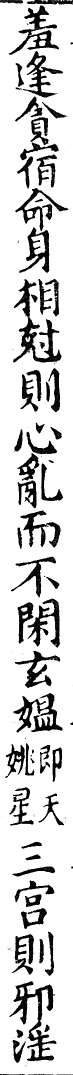
#> input picture python_service/test_fixtures/guji1790_287_col10_short_note.png, 145 x 2150 px (shown at 1/2 size); its folder holds only this picture in this run
$ python -i table_grid.py   (imports and definitions only)
#> lines starting #> are read from the running program, lines starting #| are printed output that depends on the picture; after the words box and inside, x2 and y2 are one past the last pixel; in counts of white or black regions, pixels touching at a corner belong together
### python_service/imaging.py
# -*- coding: utf-8 -*-
"""OpenCV 图像文件 IO 的中文路径统一封装（全项目唯一实现）。

cv2.imread / cv2.imwrite 在 Windows 上遇到非 ASCII 路径分别返回 None 或
静默失败，统一走 np.fromfile/imdecode 与 imencode/tofile。本模块只收敛
「文件落盘」路径；内存内编码（缩略图 base64、data URL 等）不经此模块。
"""
from __future__ import annotations

import os

import cv2
import numpy as np


def imread_unicode(path: str):
    """等价 cv2.imread(path, IMREAD_COLOR)，中文路径安全。

    文件不存在/不可读时抛 OSError（与 segmenter 历史行为一致，调用方
    自行决定容错；需要「坏图返回 None」语义的见 training_service._imread）。
    """
    buf = np.fromfile(path, dtype=np.uint8)
    return cv2.imdecode(buf, cv2.IMREAD_COLOR)


# [18 lines left out: function imwrite_unicode, not called in this run]

### python_service/seg_imaging.py
# -*- coding: utf-8 -*-
"""图像与 mask 基元（从 segmenter 拆出）：中文路径读图、游程合并、界栏
剔除、mask 极性与缓存、钳回。segmenter.py 仍为门面。"""
import os
import platform
import sys
import threading
import traceback
from contextvars import ContextVar
import cv2
import numpy as np
from typing import Any
from imaging import imread_unicode
from metadata import enrich_result
from model_registry import resolve_model_path
from seg_trace import _log


def _imread(path: str):
    """cv2.imread 不支持中文路径，用 numpy 绕过。"""
    return imread_unicode(path)


# [239 lines left out: functions _runs, _merge_close_runs, _merge_fragmentary_strips, _is_edge_ruling_fragment, _is_cross_column_band, _remove_ruling_lines and 2 more, not called in this run]


_TEXT_MASK_CACHE: dict[tuple[str, float], "np.ndarray | None"] = {}


# 各页墨迹 mask 的极性诊断（flipped=已翻转/白字黑底），随 mask 一起更新
_MASK_POLARITY_INFO: dict[str, dict[str, Any]] = {}


# [100 lines left out: functions mask_polarity_info, _zero_edge_filler_bands, _clamp_rect_to_image, _clamp_result_to_image, not called in this run]


def _binarize_ink(img: np.ndarray, diag: dict | None = None) -> np.ndarray:
    """整图 OTSU 二值化墨迹 mask（0/255），带极性自检与退化兜底。

    正常文字页"墨"永远是少数（含栏线通常 <30%）。白字黑底（阴文页/
    暗底扫描）时 OTSU 会把"墨"切到纸面背景一侧，占比过半即翻转。
    极端不均衡双峰（黑底白线页，线占比 ~1%）会让 OTSU 阈值退化到端点
    ——翻转后墨占比仍过半，此时按亮度分位数重切（暗页取亮侧 1% 为墨，
    亮页取暗侧 1%）。行墨迹精修（去栏线）与表格格线检测（保留栏线）
    共用本入口；diag 传入 dict 时回填诊断。"""
    gray = cv2.cvtColor(img, cv2.COLOR_BGR2GRAY)
    _, binary = cv2.threshold(gray, 0, 255, cv2.THRESH_BINARY_INV + cv2.THRESH_OTSU)
    frac0 = float(np.count_nonzero(binary)) / float(binary.size)
    frac = frac0
    flipped = frac > 0.55
    if flipped:
        binary = cv2.bitwise_not(binary)
        frac = 1.0 - frac
    fallback = False
    # 翻转后仍过半、或翻转后几乎无墨（全页被切到一侧的极端退化），
    # 都说明 OTSU 阈值失效——按亮度分位数重切。阈值取分位值与极值的
    # 中点：兜底场景的内容占比常 <1%（如黑底白线页的格线），99 分位
    # 本身可能仍是背景灰度，中点保证切在两峰之间。
    if frac > 0.55 or (flipped and frac < 0.005):
        fallback = True
        dark_page = float(np.mean(gray)) < 128.0
        if dark_page:
            thr = (float(np.percentile(gray, 99)) + float(gray.max())) / 2.0
            binary = np.where(gray >= thr, 255, 0).astype(np.uint8)
        else:
            thr = (float(np.percentile(gray, 1)) + float(gray.min())) / 2.0
            binary = np.where(gray <= thr, 255, 0).astype(np.uint8)
        frac = float(np.count_nonzero(binary)) / float(binary.size)
    if diag is not None:
        diag["flipped"] = flipped
        diag["ink_fraction_before"] = round(frac0, 3)
        diag["percentile_fallback"] = fallback
    if flipped or fallback:
        _log(
            f"[diag:mask] ink fraction {frac:.2f} abnormal"
            f"{' flipped' if flipped else ''}{' percentile fallback' if fallback else ''}"
        )
    return binary


# [36 lines left out: function _text_mask_for_refinement, not called in this run]

### python_service/model_registry.py
"""Canonical locations and names for OCR YOLO models."""
from __future__ import annotations

import os

from registry_io import SERVICE_DIR
MODEL_ROOT = os.path.join(SERVICE_DIR, "models")


def baseline_candidates(layer: str, service_dir: str = SERVICE_DIR) -> tuple:
    """某层散文件基线的候选路径（按优先级）。service_dir 参数化供打包/测试
    注入；解析优先级本身见 resolve_model_path。"""
    model_root = os.path.join(service_dir, "models")
    if layer == "char_det":
        return (os.path.join(model_root, "yolo_char.pt"),
                os.path.join(service_dir, "yolo_char.pt"))
    if layer == "char_cls":
        return (os.path.join(model_root, "yolov8n-cls.pt"),
                os.path.join(service_dir, "yolov8n-cls.pt"))
    return (os.path.join(model_root, f"{layer}.pt"),)


# The detector is intentionally separate from the classification checkpoint.
# Keep the legacy filename as the first candidate for existing installations,
# while allowing a registry/environment override without code changes.
DEFAULT_MODEL_FILES = {layer: baseline_candidates(layer)
                       for layer in ("char_det", "char_cls")}


# [25 lines left out: functions _pack_fallback, resolve_model_path, not called in this run]

### python_service/table_grid.py
# -*- coding: utf-8 -*-
"""表格格线检测与网格构建（+83 表格识别）。

两个入口：
- detect_table_grid(image_path, rect)：用户标记区域内的网格检测
  （行数/列数如实返回，哪怕 1×N / N×1——用户框了就是表格）。
- detect_tables_in_page(image_path)：整页表格候选查找，要求
  rows≥2 且 cols≥2——古籍正文界行（N 行横线 + 版框两竖线，cols=1）
  与纯版框（1×1）是最大的误报源，靠该门槛挡掉；候选只是 proposed，
  误报由人工在编辑器拒绝。

横竖线形态学对称，与页面阅读方向无关（横版/竖版书页同一路径）；
斜页不在此处理——版面摆正（/dewarp_page）后再做表格识别。
纯 OpenCV + 已有二值化入口，不引入模型依赖。
"""
from __future__ import annotations

from typing import Any

import cv2
import numpy as np

from seg_imaging import _binarize_ink, _imread

# 开运算核长：短于该长度的横/竖笔画（单字、标点）不视为格线。取页面
# 长边的 2%（2000px 扫描页 = 40px），夹在 [15, 80]——下限保护小图，
# 上限避免细线抗噪恶化（核越长，一处断裂丢的段越长）。
_KERNEL_FRACTION = 0.02
_KERNEL_MIN = 15
_KERNEL_MAX = 80
# 闭运算桥接印刷断线：断口 ≤8px 接上（木刻版格线常见细断口）。
_BRIDGE_GAP = 8
# 投影聚类：相邻墨迹行/列间隔 ≤4px 算同一条线。
_CLUSTER_GAP = 4
# 分割线覆盖门槛：窗口内某行的横线墨迹列数 ≥ 窗口宽 25% 才算候选行线
# （挡单元格内文字条带——整行文字的 OTSU 墨迹按行投影也可能很高，
# 但文字不会在某一行上连续覆盖 25% 宽）。
_COVER_FRACTION = 0.25
# 合并单元格判定：相邻单元的公共边界线段覆盖率 < 0.5 视为无线 → 合并。
# 表格线只在交点附近残留（如被墨迹/装订阴影打断）不会低于一半。
_BOUNDARY_COVER = 0.5
# 整页自动检测的线段最短长度（px）：小于它的开运算残渣不参与聚簇。
_SEG_MIN_LEN = 40


def _open_line_masks(ink: np.ndarray) -> tuple[np.ndarray, np.ndarray]:
    """墨迹 mask → (横线 mask, 竖线 mask)：开运算提线 + 闭运算桥接断口。"""
    klen = int(min(_KERNEL_MAX, max(_KERNEL_MIN, max(ink.shape) * _KERNEL_FRACTION)))
    h_kernel = cv2.getStructuringElement(cv2.MORPH_RECT, (klen, 1))
    v_kernel = cv2.getStructuringElement(cv2.MORPH_RECT, (1, klen))
    h_mask = cv2.morphologyEx(ink, cv2.MORPH_OPEN, h_kernel)
    v_mask = cv2.morphologyEx(ink, cv2.MORPH_OPEN, v_kernel)
    # 桥接方向与线同向（横线断口在水平方向接）。
    bridge_h = cv2.getStructuringElement(cv2.MORPH_RECT, (_BRIDGE_GAP, 1))
    bridge_v = cv2.getStructuringElement(cv2.MORPH_RECT, (1, _BRIDGE_GAP))
    h_mask = cv2.morphologyEx(h_mask, cv2.MORPH_CLOSE, bridge_h)
    v_mask = cv2.morphologyEx(v_mask, cv2.MORPH_CLOSE, bridge_v)
    return h_mask, v_mask


# [38 lines left out: functions _axis_lines, _finish_line_cluster, not called in this run]


class _UnionFind:
    def __init__(self, n: int) -> None:
        self.parent = list(range(n))

    def find(self, i: int) -> int:
        while self.parent[i] != i:
            self.parent[i] = self.parent[self.parent[i]]
            i = self.parent[i]
        return i

    def union(self, a: int, b: int) -> None:
        ra, rb = self.find(a), self.find(b)
        if ra != rb:
            self.parent[rb] = ra


# [158 lines left out: functions _boundary_has_line, _grid_from_masks, _clamp_window, detect_table_grid, not called in this run]


def _mask_segments(
    mask: np.ndarray, min_len: int, axis: str
) -> list[tuple[int, int, int, int]]:
    """横/竖线 mask → 线段连通域，统一返回**原域 bbox** (x, y, w, h)：
    横线段 w=长度、h=线厚；竖线段（内部转置计算）w=线厚、h=长度。
    开运算后一条格线就是一个连通域（断裂已被闭运算桥接）。"""
    if axis == "v":
        mask = mask.T
    n, labels, stats, _ = cv2.connectedComponentsWithStats((mask > 0).astype(np.uint8))
    segs = []
    for i in range(1, n):
        sx, sy, sw, sh, area = stats[i]
        if sw >= min_len and sh <= 12:
            segs.append(
                (int(sx), int(sy), int(sw), int(sh))
                if axis == "h"
                else (int(sy), int(sx), int(sh), int(sw))
            )
    return segs


def _parallel_same_line(
    a: tuple[int, int, int, int],
    b: tuple[int, int, int, int],
    axis: str,
    gap: int = 12,
) -> bool:
    """两条平行线段属于同一结构（同线两半 / 双钩边框内外线）：位置轴
    相距 ≤5px，跨距轴区间重叠或断口 ≤gap。"""
    if axis == "h":
        pos_close = abs(a[1] - b[1]) <= 5
        lo = max(a[0], b[0]) - gap
        hi = min(a[0] + a[2], b[0] + b[2]) + gap
    else:
        pos_close = abs(a[0] - b[0]) <= 5
        lo = max(a[1], b[1]) - gap
        hi = min(a[1] + a[3], b[1] + b[3]) + gap
    return pos_close and hi > lo


def _bbox_intersect(
    a: tuple[int, int, int, int],
    b: tuple[int, int, int, int],
    tol: int = 4,
) -> bool:
    """两个 bbox 相交或贴近 tol——横线段与竖线段的交叉判定。"""
    return (a[0] - tol < b[0] + b[2] and a[0] + a[2] + tol > b[0]
            and a[1] - tol < b[1] + b[3] and a[1] + a[3] + tol > b[1])


def detect_tables_in_page(image_path: str) -> list[dict[str, Any]]:
    """整页查找表格候选：线段连通聚簇 → 每簇建网格验证 rows≥2 且 cols≥2。

    返回 [{"x","y","w","h","rows","cols"}]。门槛挡两类最大误报：正文
    界行结构（cols=1）与纯版框（1×1）。候选仅供预标注（proposed），
    由人工确认/拒绝。"""
    img = None
    try:
        img = _imread(image_path)
#> in imread_unicode, returned value is the input picture: shape (2150, 145, 3); min 0, max 255, mean 212
    except OSError:
        return []
    if img is None:
        return []
    ink = _binarize_ink(img)
#> in _binarize_ink, `_, binary = cv2.threshold(gray, 0, 255, cv2.THRESH_BINARY_INV + cv2.TH..`:
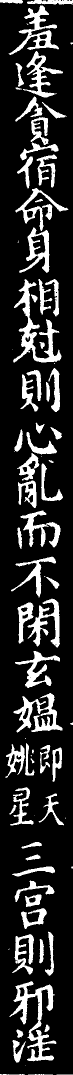
#> binary: shape (2150, 145) (shown at 1/2 size); 17.5% white; 84 white regions (18 under 20 px), largest, box (x1, y1, x2, y2) and area: (19, 1962, 113, 2123) 4210, (26, 558, 123, 725) 4001, (27, 1386, 125, 1465) 2921
#> in _binarize_ink, `frac0 = float(np.count_nonzero(binary)) / float(binary.size)`: frac0 = 0.175
#> in _binarize_ink, `flipped = frac > 0.55`: flipped = False
    h_mask, v_mask = _open_line_masks(ink)
#> in _open_line_masks, `h_mask = cv2.morphologyEx(ink, cv2.MORPH_OPEN, h_kernel)`:
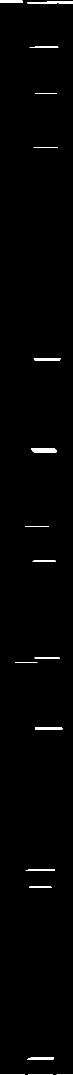
#> h_mask: shape (2150, 145) (shown at 1/2 size); 0.85% white; 19 white regions, largest, box (x1, y1, x2, y2) and area: (62, 897, 114, 905) 385, (54, 2, 145, 7) 319, (70, 1454, 125, 1459) 270
#> in _open_line_masks, `v_mask = cv2.morphologyEx(ink, cv2.MORPH_OPEN, v_kernel)`:
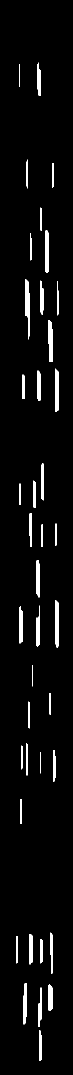
#> v_mask: shape (2150, 145) (shown at 1/2 size); 3.9% white; 40 white regions, largest, box (x1, y1, x2, y2) and area: (50, 558, 59, 679) 708, (110, 1200, 118, 1295) 679, (110, 737, 118, 824) 656
#> in _open_line_masks, `h_mask = cv2.morphologyEx(h_mask, cv2.MORPH_CLOSE, bridge_h)`: h_mask: shape (2150, 145); 0.85% white; 17 white regions, largest, box (x1, y1, x2, y2) and area: (63, 897, 115, 905) 385, (55, 2, 145, 7) 315, (71, 1454, 126, 1459) 270
#> in _open_line_masks, `v_mask = cv2.morphologyEx(v_mask, cv2.MORPH_CLOSE, bridge_v)`: v_mask: shape (2150, 145); 3.9% white; 39 white regions, largest, box (x1, y1, x2, y2) and area: (77, 1976, 84, 2122) 718, (50, 559, 59, 680) 708, (110, 1201, 118, 1296) 679
    min_len = max(_SEG_MIN_LEN, int(max(ink.shape) * _KERNEL_FRACTION))
#> min_len = 43
    h_segs = _mask_segments(h_mask, min_len, "h")
#> in _mask_segments, `n, labels, stats, _ = cv2.connectedComponentsWithStats((mask > 0).asty..`:
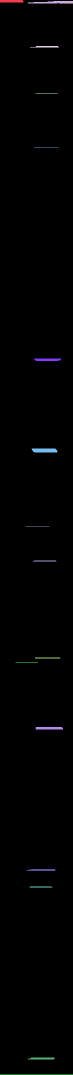
#> labels: shape (2150, 145) int32 (shown at 1/2 size); 18 distinct labels, from 0 to 17; one colour per label, 0 black
#> in _mask_segments, `n, labels, stats, _ = cv2.connectedComponentsWithStats((mask > 0).asty..`: n = 18; stats = 18 rows, first 6: [0, 0, 145, 2149, 309093], [0, 0, 47, 5, 232], [55, 2, 90, 5, 315], [118, 7, 27, 1, 27], [60, 92, 58, 3, 148], [71, 187, 44, 1, 44]
#> the loop in _mask_segments, `for i in range(1, n):` made 17 passes
#> (sx, sy, sw, sh, area) on passes 1 to 12: (0, 0, 47, 5, 232), (55, 2, 90, 5, 315), (118, 7, 27, 1, 27), (60, 92, 58, 3, 148), (71, 187, 44, 1, 44), (68, 295, 49, 1, 49), (68, 717, 55, 5, 255), (63, 897, 52, 8, 385), (51, 1052, 48, 1, 48), (66, 1121, 47, 2, 91), (70, 1315, 51, 2, 101), (31, 1324, 45, 1, 45)
#> after the loop in _mask_segments, `for i in range(1, n):`: segs = 16 items, first 6: (0, 0, 47, 5), (55, 2, 90, 5), (60, 92, 58, 3), (71, 187, 44, 1), (68, 295, 49, 1), (68, 717, 55, 5)
#> h_segs has the same summary as segs in _mask_segments
    v_segs = _mask_segments(v_mask, min_len, "v")
#> call 2 of _mask_segments, with min_len = 43, axis = 'v'
#> in _mask_segments (call 2), `mask = mask.T`:
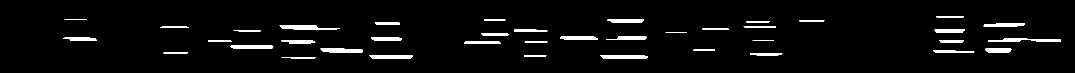
#> mask: shape (145, 2150) (shown at 1/2 size); 3.9% white; 39 white regions, largest, box (x1, y1, x2, y2) and area: (1976, 77, 2122, 84) 718, (559, 50, 680, 59) 708, (1201, 110, 1296, 118) 679
#> in _mask_segments (call 2), `n, labels, stats, _ = cv2.connectedComponentsWithStats((mask > 0).asty..`:
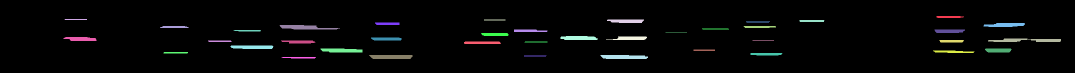
#> labels: shape (145, 2150) int32 (shown at 1/2 size); 40 distinct labels, from 0 to 39; one colour per label, 0 black
#> in _mask_segments (call 2), `n, labels, stats, _ = cv2.connectedComponentsWithStats((mask > 0).asty..`: n = 40; stats = 40 rows, first 6: [0, 0, 2150, 145, 299714], [1873, 32, 55, 4, 203], [129, 38, 45, 2, 89], [968, 39, 43, 2, 86], [1214, 39, 74, 7, 455], [1599, 40, 50, 4, 196]
#> the loop in _mask_segments (call 2), `for i in range(1, n):` made 39 passes
#> (sx, sy, sw, sh, area) on passes 1 to 12: (1873, 32, 55, 4, 203), (129, 38, 45, 2, 89), (968, 39, 43, 2, 86), (1214, 39, 74, 7, 455), (1599, 40, 50, 4, 196), (1492, 43, 48, 2, 93), (750, 45, 49, 5, 239), (1967, 46, 83, 8, 533), (559, 50, 121, 9, 708), (320, 52, 58, 4, 207), (1487, 52, 65, 4, 240), (1404, 57, 54, 2, 106)
#> after the loop in _mask_segments (call 2), `for i in range(1, n):`: segs = 39 items, first 6: (32, 1873, 4, 55), (38, 129, 2, 45), (39, 968, 2, 43), (39, 1214, 7, 74), (40, 1599, 4, 50), (43, 1492, 2, 48)
#> v_segs has the same summary as segs in _mask_segments
    if len(h_segs) < 2 or len(v_segs) < 2:
        return []

    # 并查集聚簇：横-竖交叉连通；平行线段重叠/近断口也连通（同线两半、
    # 双钩外框）。簇内同时有 ≥2 横段与 ≥2 竖段才算表格骨架。
    total = len(h_segs) + len(v_segs)
#> total = 55
    uf = _UnionFind(total)
    for i in range(len(h_segs)):
        for j in range(i + 1, len(h_segs)):
            if _parallel_same_line(h_segs[i], h_segs[j], "h"):
                uf.union(i, j)
#> this loop made 16 passes
    off = len(h_segs)
#> off = 16
    for i in range(len(v_segs)):
        for j in range(i + 1, len(v_segs)):
            if _parallel_same_line(v_segs[i], v_segs[j], "v"):
                uf.union(off + i, off + j)
#> this loop made 39 passes
    for i, hseg in enumerate(h_segs):
        for j, vseg in enumerate(v_segs):
            if _bbox_intersect(hseg, vseg):
                uf.union(i, off + j)
#> this loop made 16 passes
#> hseg on passes 1 to 12: (0, 0, 47, 5), (55, 2, 90, 5), (60, 92, 58, 3), (71, 187, 44, 1), (68, 295, 49, 1), (68, 717, 55, 5), (63, 897, 52, 8), (51, 1052, 48, 1), (66, 1121, 47, 2), (70, 1315, 51, 2), (31, 1324, 45, 1), (71, 1454, 55, 5)

    clusters: dict[int, list[int]] = {}
    for i in range(total):
        clusters.setdefault(uf.find(i), []).append(i)

    tables: list[dict[str, Any]] = []
    for members in clusters.values():
        h_idx = [i for i in members if i < off]
        v_idx = [i - off for i in members if i >= off]
        if len(h_idx) < 2 or len(v_idx) < 2:
            continue
        boxes = [h_segs[i] for i in h_idx] + [v_segs[i] for i in v_idx]
        rx0 = min(b[0] for b in boxes)
        ry0 = min(b[1] for b in boxes)
        rx1 = max(b[0] + b[2] for b in boxes)
        ry1 = max(b[1] + b[3] for b in boxes)
        rect = _clamp_window(img.shape[1], img.shape[0], (rx0, ry0, rx1 - rx0, ry1 - ry0))
        grid = _grid_from_masks(h_mask, v_mask, rect)
        if grid is None or grid["rows"] < 2 or grid["cols"] < 2:
            continue
        tables.append({
            "x": grid["x"], "y": grid["y"], "w": grid["w"], "h": grid["h"],
            "rows": grid["rows"], "cols": grid["cols"],
        })
#> this loop made 46 passes
#> members on passes 1 to 12: [0, 1], [2], [3, 35], [4], [5, 45], [6], [7, 28, 43], [8, 33, 34], [9], [10], [11], [12]
    # 阅读序：先上后下、先左后右（列序方向是导出层的事，这里只排序稳定）。
    tables.sort(key=lambda t: (t["y"], t["x"]))
    return tables

>>> result = detect_tables_in_page('test_fixtures/guji1790_287_col10_short_note.png')

$ run again, on python_service/test_fixtures/guji1790_287_col4_long_note.png
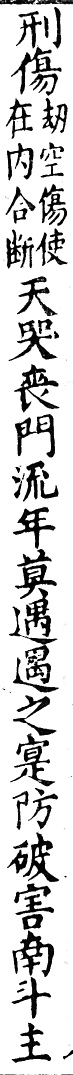
#> input picture python_service/test_fixtures/guji1790_287_col4_long_note.png, 145 x 2150 px (shown at 1/2 size)
#> in imread_unicode, returned value is the input picture: shape (2150, 145, 3); min 0, max 255, mean 210.6
#> in _binarize_ink, `_, binary = cv2.threshold(gray, 0, 255, cv2.THRESH_BINARY_INV + cv2.TH..`:
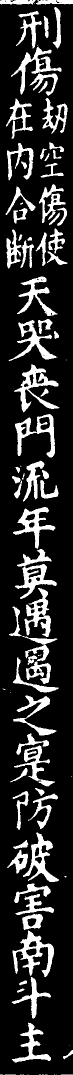
#> binary: shape (2150, 145) (shown at 1/2 size); 18% white; 96 white regions (26 under 20 px), largest, box (x1, y1, x2, y2) and area: (25, 1861, 108, 1954) 2745, (22, 93, 123, 192) 2686, (30, 1098, 114, 1198) 2644
#> frac0 = 0.18
#> flipped = False
#> labels: shape (2150, 145) int32; 19 distinct labels, from 0 to 18
#> n = 19; stats = 19 rows, first 6: [0, 0, 145, 2150, 308891], [96, 0, 49, 8, 266], [0, 3, 70, 5, 274], [72, 139, 52, 2, 104], [54, 584, 46, 2, 89], [60, 674, 45, 2, 87]
#> the loop in _mask_segments, `for i in range(1, n):` made 18 passes
#> (sx, sy, sw, sh, area) on passes 1 to 8: (96, 0, 49, 8, 266), (0, 3, 70, 5, 274), (72, 139, 52, 2, 104), (54, 584, 46, 2, 89), (60, 674, 45, 2, 87), (65, 767, 53, 3, 157), (49, 1023, 49, 1, 49), (50, 1053, 62, 6, 328)
#> after the loop in _mask_segments, `for i in range(1, n):`: segs = 17 items, first 6: (96, 0, 49, 8), (0, 3, 70, 5), (72, 139, 52, 2), (54, 584, 46, 2), (60, 674, 45, 2), (65, 767, 53, 3)
#> h_segs has the same summary as segs in _mask_segments
#> mask: shape (145, 2150); 2.8% white; 42 white regions, largest, box (x1, y1, x2, y2) and area: (1956, 64, 2038, 73) 690, (1018, 70, 1099, 78) 578, (830, 101, 916, 108) 520
#> in _mask_segments (call 2), `n, labels, stats, _ = cv2.connectedComponentsWithStats((mask > 0).asty..`:
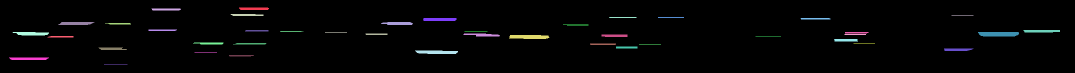
#> labels: shape (145, 2150) int32 (shown at 1/2 size); 43 distinct labels, from 0 to 42; one colour per label, 0 black
#> n = 43; stats = 43 rows, first 6: [0, 0, 2150, 145, 302915], [478, 15, 60, 5, 289], [303, 17, 59, 4, 227], [461, 28, 66, 4, 239], [1903, 31, 44, 1, 44], [1218, 34, 55, 2, 109]
#> the loop in _mask_segments (call 2), `for i in range(1, n):` made 42 passes
#> (sx, sy, sw, sh, area) on passes 1 to 8: (478, 15, 60, 5, 289), (303, 17, 59, 4, 227), (461, 28, 66, 4, 239), (1903, 31, 44, 1, 44), (1218, 34, 55, 2, 109), (1316, 34, 52, 2, 104), (846, 36, 67, 6, 393), (1601, 36, 60, 3, 176)
#> after the loop in _mask_segments (call 2), `for i in range(1, n):`: segs = 42 items, first 6: (15, 478, 5, 60), (17, 303, 4, 59), (28, 461, 4, 66), (31, 1903, 1, 44), (34, 1218, 2, 55), (34, 1316, 2, 52)
#> v_segs has the same summary as segs in _mask_segments
#> total = 59
#> the loop in detect_tables_in_page, `for i in range(len(h_segs)):` made 17 passes
#> the loop in detect_tables_in_page, `for i in range(len(v_segs)):` made 42 passes
#> the loop in detect_tables_in_page, `for i, hseg in enumerate(h_segs):` made 17 passes
#> the loop in detect_tables_in_page, `for members in clusters.values():` made 40 passes
#> members on passes 1 to 8: [0], [1], [2, 43], [3, 30, 32], [4, 35], [5, 38], [6, 7, 8, 33, 39, 42], [9]

$ run again, on python_service/test_fixtures/jiazhu_double_column.png
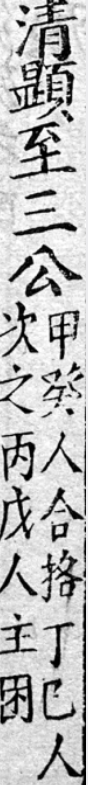
#> input picture python_service/test_fixtures/jiazhu_double_column.png, 88 x 785 px
#> in imread_unicode, returned value is the input picture: shape (785, 88, 3); mean B, G, R 187.9, 187.9, 187.9
#> in _binarize_ink, `_, binary = cv2.threshold(gray, 0, 255, cv2.THRESH_BINARY_INV + cv2.TH..`:
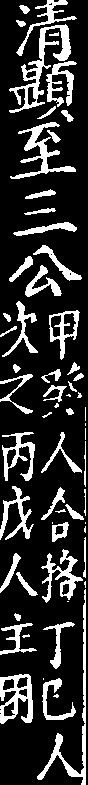
#> binary: shape (785, 88); 19.2% white; 62 white regions (14 under 20 px), largest, box (x1, y1, x2, y2) and area: (9, 24, 71, 113) 1270, (37, 589, 86, 785) 1021, (10, 122, 76, 179) 898
#> frac0 = 0.192
#> flipped = False
#> labels: shape (785, 88) int32; 56 distinct labels, from 0 to 55
#> n = 56; stats = 56 rows, first 6: [0, 0, 88, 785, 66531], [48, 2, 21, 3, 52], [38, 6, 17, 1, 17], [48, 11, 17, 1, 17], [49, 19, 23, 2, 34], [37, 23, 15, 1, 15]
#> the loop in _mask_segments, `for i in range(1, n):` made 55 passes
#> (sx, sy, sw, sh, area) on passes 1, 4, 6, 7, 8, 9, 10, 11: (48, 2, 21, 3, 52), (49, 19, 23, 2, 34), (45, 26, 24, 2, 41), (40, 42, 20, 3, 57), (54, 54, 17, 3, 48), (29, 62, 16, 2, 31), (54, 63, 24, 3, 57), (53, 72, 20, 2, 38)
#> after the loop in _mask_segments, `for i in range(1, n):`: segs = [(14, 224, 64, 10)]
#> mask: shape (88, 785); 6.2% white; 38 white regions (6 under 20 px), largest, box (x1, y1, x2, y2) and area: (590, 82, 785, 86) 502, (28, 34, 107, 45) 345, (25, 62, 62, 69) 228
#> in _mask_segments (call 2), `n, labels, stats, _ = cv2.connectedComponentsWithStats((mask > 0).asty..`:
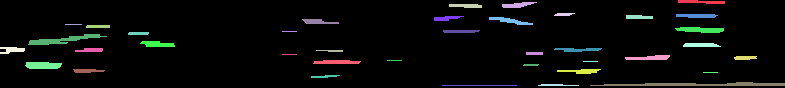
#> labels: shape (88, 785) int32; 39 distinct labels, from 0 to 38; one colour per label, 0 black
#> n = 39; stats = 39 rows, first 6: [0, 0, 785, 88, 64795], [678, 0, 47, 4, 133], [502, 2, 35, 6, 129], [449, 4, 33, 4, 113], [554, 13, 21, 3, 51], [626, 15, 27, 4, 97]
#> the loop in _mask_segments (call 2), `for i in range(1, n):` made 38 passes
#> (sx, sy, sw, sh, area) on passes 1 to 8: (678, 0, 47, 4, 133), (502, 2, 35, 6, 129), (449, 4, 33, 4, 113), (554, 13, 21, 3, 51), (626, 15, 27, 4, 97), (676, 14, 42, 4, 148), (434, 16, 30, 5, 99), (489, 17, 44, 8, 156)
#> after the loop in _mask_segments (call 2), `for i in range(1, n):`: segs = [(0, 678, 4, 47), (14, 676, 4, 42), (17, 489, 8, 44), (27, 675, 6, 49), (34, 28, 11, 79), (48, 554, 4, 48), (55, 625, 5, 45), (60, 313, 4, 48), (69, 557, 5, 44), (82, 590, 4, 195), (85, 442, 1, 75), (84, 538, 2, 41)]
#> v_segs has the same summary as segs in _mask_segments
